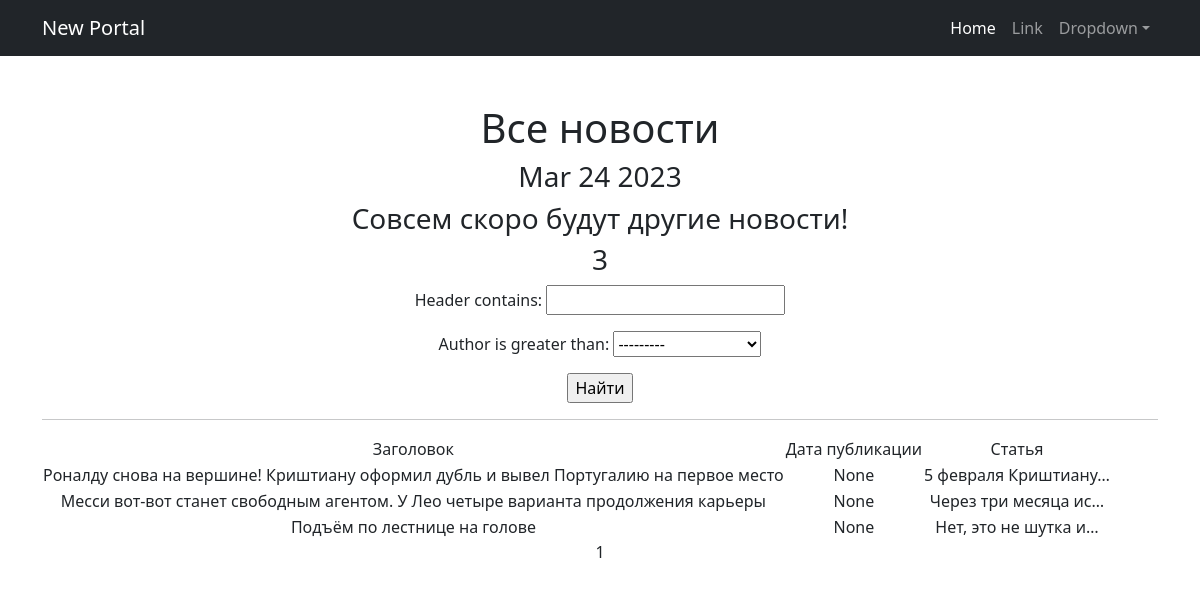
/posts/, run on the app's committed database.
### news/models.py (models this page shows, shortened)
class Post(models.Model):
    article = 'AR'
    news = 'NW'
    POST_TYPES = [
        (article, 'статья'),
        (news, 'новость'),
    ]
    author = models.ForeignKey(Author, on_delete = models.CASCADE)
    choice = models.CharField(choices = POST_TYPES, max_length = 2)
    time_post = models.DateTimeField(auto_now_add = True)
    category = models.ManyToManyField(Category, through = 'PostCategory', related_name = 'posts')
    header = models.CharField(max_length = 255)
    text = models.TextField()
    rating_post = models.IntegerField(default = 0)

### news/views.py (the view)
# urls.py: path('', PostsList.as_view(), name='post_list'),
class PostsList(ListView):
    model = Post
    ordering = 'choice'
    template_name = 'posts.html'
    context_object_name = 'posts'
    paginate_by = 3
    def get_queryset(self):
        queryset = super().get_queryset()
        self.filterset = PostFilter(self.request.GET, queryset)
        return self.filterset.qs
    def get_context_data(self, **kwargs):
        context = super().get_context_data(**kwargs)
        context['time_now'] = datetime.utcnow()
        context['next_sale'] = None
        context['filterset'] = self.filterset
        return context

### news/templatetags/censor.py (called while the page is built)
@register.filter()
def censor(value):
    for word in bad_words:
        if word in value:
            censor_word = ''.join(['*' for word in range(len(word))])
            value = value.replace(word, censor_word)
    return value

### news/templatetags/custom_tags.py (called while the page is built)
@register.simple_tag()
def current_time(format_string = '%b %d %Y'):
    return datetime.utcnow().strftime(format_string)

### templates/posts.html (shortened to what this page needs)
{% extends 'flatpages/default.html' %}
{% load custom_filters %}
{% load custom_tags %}
{% load censor %}
{% block content %}
    <h1>Все новости</h1>
    <h3>{% current_time '%b %d %Y' %}</h3>
    <h3>{{ next_sale|default_if_none:'Совсем скоро будут другие новости!' }}</h3>
    <h3>{{ posts|length }}</h3>
    <form action="" method="get">
        {{ filterset.form.as_p }}
        <input type="submit" value="Найти" />
    </form>
    <hr>
    {% if posts %}
        <table>
            <tr>
                <td>Заголовок</td>
                <td>Дата публикации</td>
                <td>Статья</td>
            </tr>
            {% for post in posts %}
            <tr>
                <td>{{ post.header|censor }}</td>
                <td>{{ post.time_post }}</td>
                <td>{{ post.text|truncatechars:20|censor }}</td>
            </tr>
            {% endfor %}
        </table>
    {% else %}
        <h2>Новостей нет!</h2>
    {% endif %}
    {{ page_obj.number }}
{% endblock content %}

### templates/flatpages/default.html (shortened to what this page needs)
<!DOCTYPE html>
<html lang="en">
    <head>
        {% load static %}
        <link href="{% static 'css/styles.css' %}" rel="stylesheet" />
    </head>
    <body>
        <nav class="navbar navbar-expand-lg navbar-dark bg-dark">
            <div class="container">
                <a class="navbar-brand" href="#">New Portal</a>
                <div class="collapse navbar-collapse" id="navbarSupportedContent">
                    <ul class="navbar-nav ms-auto mb-2 mb-lg-0">
                        <li class="nav-item"><a class="nav-link active" aria-current="page" href="#">Home</a></li>
                        <li class="nav-item"><a class="nav-link" href="#">Link</a></li>
                        <li class="nav-item dropdown">
                            <a class="nav-link dropdown-toggle" id="navbarDropdown" href="#" role="button" data-bs-toggle="dropdown" aria-expanded="false">Dropdown</a>
                        </li>
                    </ul>
                </div>
            </div>
        </nav>
        <div class="container">
            <div class="text-center mt-5">
                {% block content %}{% endblock content %}
            </div>
        </div>
    </body>
</html>

### data on the page
Post: header|censor "Роналду снова на вершине! Криштиану оформил дубль и вывел Португалию на первое место", time_post "None", text|censor "5 февраля Криштиану…"
Post: header|censor "Месси вот-вот станет свободным агентом. У Лео четыре варианта продолжения карьеры", time_post "None", text|censor "Через три месяца ис…"
Post: header|censor "Подъём по лестнице на голове", time_post "None", text|censor "Нет, это не шутка и…"

### other printed values
{{ next_sale|default_if_none:'Совсем скоро будут другие новости!' }} "Совсем скоро будут другие новости!"
{{ posts|length }} "3"
{{ page_obj.number }} "1"
